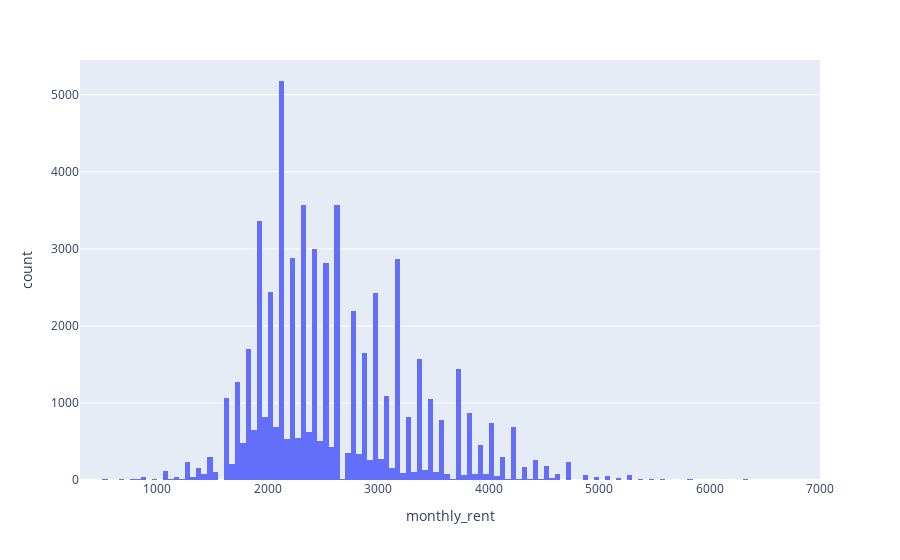

Write notebook code for a chart like this one.
### Code cell


### Figure 1 — Plotly figure (JSON) as saved in the notebook; plotly's stock layout.template omitted (floating-point values rounded to 4 significant figures; data arrays with more than 128 entries replaced by an {"elided": "..."} marker saying what was removed)
{"data": [{"alignmentgroup": "True", "bingroup": "x", "hovertemplate": "monthly_rent=%{x}<br>count=%{y}<extra></extra>", "legendgroup": "", "marker": {"color": "#636efa", "pattern": {"shape": ""}}, "name": "", "offsetgroup": "", "orientation": "v", "showlegend": false, "type": "histogram", "x": {"elided": "60000 int values"}, "xaxis": "x", "yaxis": "y"}], "layout": {"barmode": "relative", "legend": {"tracegroupgap": 0}, "margin": {"t": 60}, "xaxis": {"anchor": "y", "domain": [0, 1], "title": {"text": "monthly_rent"}}, "yaxis": {"anchor": "x", "domain": [0, 1], "title": {"text": "count"}}}}
